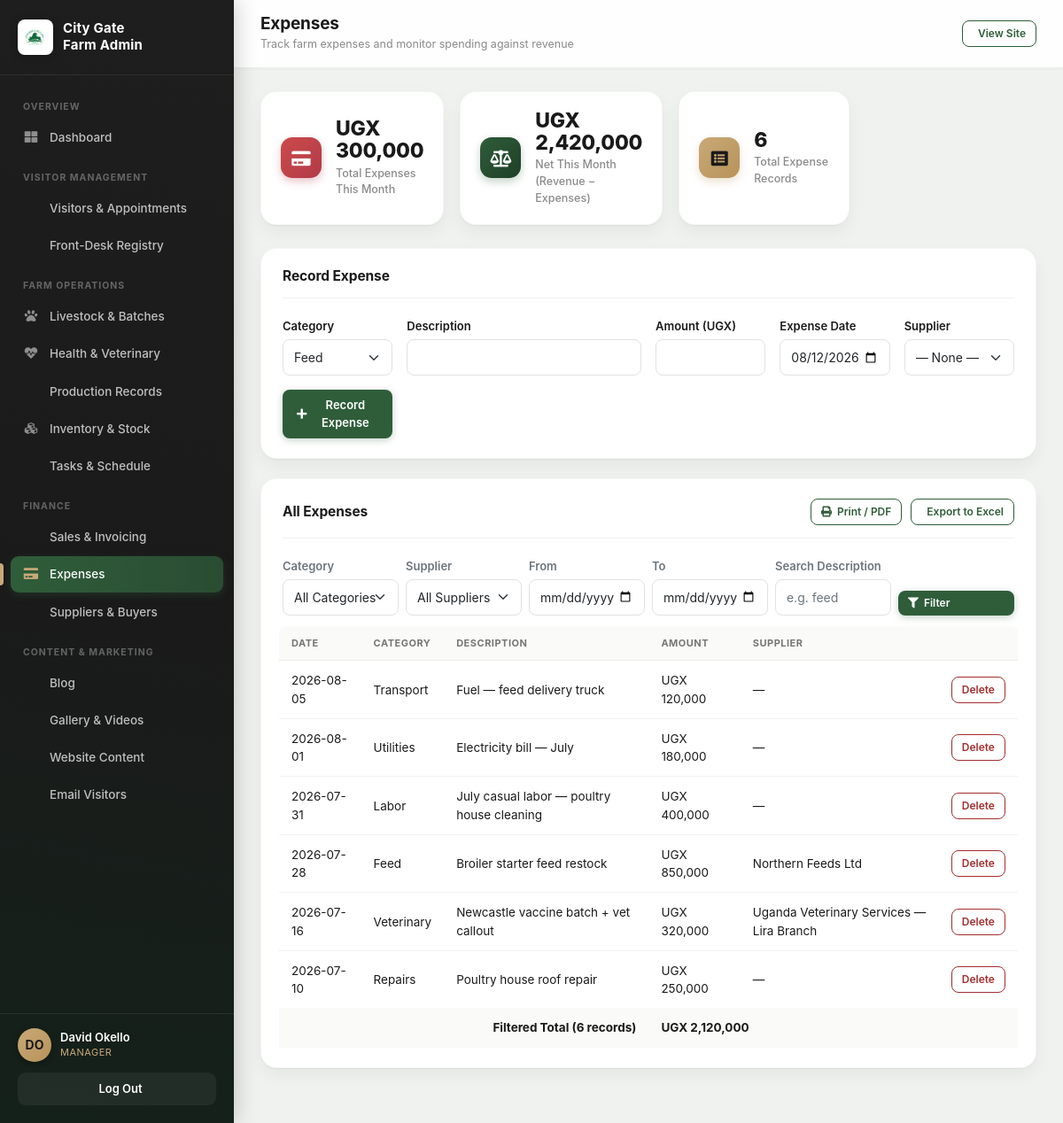
The page /admin/expenses.php (signed in) on the database its author committed.
### tables this page shows
CREATE TABLE `expenses` (
  `id` int(11) NOT NULL AUTO_INCREMENT,
  `category` enum('Feed','Labor','Veterinary','Utilities','Repairs','Transport','Other') NOT NULL,
  `description` varchar(255) NOT NULL,
  `amount` decimal(12,2) NOT NULL,
  `expense_date` date NOT NULL,
  `supplier_id` int(11) DEFAULT NULL,
  `recorded_by` int(11) DEFAULT NULL,
  `created_at` datetime NOT NULL DEFAULT current_timestamp(),
  PRIMARY KEY (`id`),
  KEY `supplier_id` (`supplier_id`),
  KEY `recorded_by` (`recorded_by`),
  CONSTRAINT `expenses_ibfk_1` FOREIGN KEY (`supplier_id`) REFERENCES `suppliers_buyers` (`id`) ON DELETE SET NULL,
  CONSTRAINT `expenses_ibfk_2` FOREIGN KEY (`recorded_by`) REFERENCES `users` (`id`) ON DELETE SET NULL
);

CREATE TABLE `suppliers_buyers` (
  `id` int(11) NOT NULL AUTO_INCREMENT,
  `name` varchar(150) NOT NULL,
  `type` enum('Supplier','Buyer','Both') NOT NULL DEFAULT 'Supplier',
  `contact_person` varchar(150) DEFAULT NULL,
  `phone` varchar(40) DEFAULT NULL,
  `email` varchar(190) DEFAULT NULL,
  `address` varchar(255) DEFAULT NULL,
  `category` varchar(80) DEFAULT NULL,
  `notes` text DEFAULT NULL,
  `created_at` datetime NOT NULL DEFAULT current_timestamp(),
  PRIMARY KEY (`id`)
);

### includes/auth.php (called while the page is built, shortened)
<?php
function cg_current_user(): ?array {
   return $_SESSION['cg_user'] ?? null;
}
function cg_access(string $module): string {
   $user = cg_current_user();
   return CG_PERMISSIONS[$module][$user['role']] ?? 'hidden';
}
function cg_can(string $module, string $action = 'view'): bool {
   $level = cg_access($module);
   if ($action === 'view') return $level === 'full' || $level === 'read';
   return $level === 'full';
}

### admin/expenses.php (the view, shortened to what this page needs)
<?php
require_once __DIR__ . '/includes/header.php';
$canEdit = cg_can('expenses', 'full');
function fmt_ugx($n) { return 'UGX ' . number_format((float) $n); }
$categoryFilter = $_GET['category'] ?? '';
$supplierFilter = (int) ($_GET['supplier_id'] ?? 0);
$fromFilter = $_GET['from'] ?? '';
$toFilter = $_GET['to'] ?? '';
$searchFilter = trim($_GET['q'] ?? '');
$where = [];
$params = [];
$whereSql = $where ? 'WHERE ' . implode(' AND ', $where) : '';
$queryStringNoPage = http_build_query(array_filter([
   'category' => $categoryFilter, 'supplier_id' => $supplierFilter ?: '', 'from' => $fromFilter, 'to' => $toFilter, 'q' => $searchFilter,
]));
$stmt = $pdo->prepare("SELECT e.*, s.name AS supplier_name FROM expenses e LEFT JOIN suppliers_buyers s ON e.supplier_id = s.id $whereSql ORDER BY e.expense_date DESC, e.id DESC");
$stmt->execute($params);
$expenses = $stmt->fetchAll();
$filteredTotal = array_sum(array_map(fn($e) => (float) $e['amount'], $expenses));
$expensesThisMonth = (float) $pdo->query("SELECT COALESCE(SUM(amount),0) FROM expenses WHERE MONTH(expense_date)=MONTH(CURDATE()) AND YEAR(expense_date)=YEAR(CURDATE())")->fetchColumn();
$revenueThisMonth = (float) $pdo->query("SELECT COALESCE(SUM(amount),0) FROM sales WHERE status='Paid' AND MONTH(sale_date)=MONTH(CURDATE()) AND YEAR(sale_date)=YEAR(CURDATE())")->fetchColumn();
$netThisMonth = $revenueThisMonth - $expensesThisMonth;
$totalRecords = (int) $pdo->query('SELECT COUNT(*) FROM expenses')->fetchColumn();
$today = date('Y-m-d');
?>
<div class="cg-stat-cards">
   <div class="cg-stat-card"><div class="cg-stat-card-icon rose"><i class="fa fa-credit-card"></i></div><div><div class="cg-stat-card-num"><?php echo fmt_ugx($expensesThisMonth); ?></div><div class="cg-stat-card-label">Total Expenses This Month</div></div></div>
   <div class="cg-stat-card"><div class="cg-stat-card-icon <?php echo $netThisMonth >= 0 ? '' : 'rose'; ?>"><i class="fa fa-balance-scale"></i></div><div><div class="cg-stat-card-num"><?php echo fmt_ugx($netThisMonth); ?></div><div class="cg-stat-card-label">Net This Month (Revenue &minus; Expenses)</div></div></div>
   <div class="cg-stat-card"><div class="cg-stat-card-icon gold"><i class="fa fa-list-alt"></i></div><div><div class="cg-stat-card-num"><?php echo $totalRecords; ?></div><div class="cg-stat-card-label">Total Expense Records</div></div></div>
</div>
<?php if ($canEdit): ?>
<div class="cg-panel">
   <div class="cg-panel-head"><h2>Record Expense</h2></div>
   <form method="post" class="row g-3">
      <div class="col-md-2">
         <label class="form-label">Category</label>
         <select name="category" class="form-select" required>
            <?php foreach (CG_EXPENSE_CATEGORIES as $c): ?>
            <option value="<?php echo $c; ?>" <?php echo (($_POST['category'] ?? '') === $c) ? 'selected' : ''; ?>><?php echo $c; ?></option>
            <?php endforeach; ?>
         </select>
      </div>
      <div class="col-md-4">
         <label class="form-label">Description</label>
         <input type="text" name="description" class="form-control" value="<?php echo htmlspecialchars($_POST['description'] ?? ''); ?>" required>
      </div>
      <div class="col-md-2">
         <label class="form-label">Amount (UGX)</label>
         <input type="number" min="0" step="any" name="amount" class="form-control" value="<?php echo htmlspecialchars($_POST['amount'] ?? ''); ?>" required>
      </div>
      <div class="col-md-2">
         <label class="form-label">Expense Date</label>
         <input type="date" name="expense_date" class="form-control" value="<?php echo htmlspecialchars($_POST['expense_date'] ?? $today); ?>" required>
      </div>
      <div class="col-md-2">
         <label class="form-label">Supplier</label>
         <select name="supplier_id" class="form-select">
            <option value="0">— None —</option>
         </select>
      </div>
      <div class="col-md-2 d-flex align-items-end">
         <button type="submit" class="cg-btn cg-btn-primary w-100"><i class="fa fa-plus"></i> Record Expense</button>
      </div>
   </form>
</div>
<?php endif; ?>
<div class="cg-panel">
   <div class="cg-panel-head">
      <h2>All Expenses</h2>
      <div style="display:flex;gap:10px;flex-wrap:wrap;">
         <a href="expenses-print.php?<?php echo htmlspecialchars($queryStringNoPage); ?>" target="_blank" class="cg-btn cg-btn-outline cg-btn-sm"><i class="fa fa-print"></i> Print / PDF</a>
         <a href="expenses-export.php?<?php echo htmlspecialchars($queryStringNoPage); ?>" class="cg-btn cg-btn-outline cg-btn-sm"><i class="fa fa-file-excel-o"></i> Export to Excel</a>
      </div>
   </div>
   <form method="get" class="row g-2 align-items-end mb-3">
      <div class="col-md-2">
         <label class="form-label small text-muted mb-1">Category</label>
         <select name="category" class="form-select form-select-sm">
            <option value="">All Categories</option>
         </select>
      </div>
      <div class="col-md-2">
         <label class="form-label small text-muted mb-1">Supplier</label>
         <select name="supplier_id" class="form-select form-select-sm">
            <option value="">All Suppliers</option>
         </select>
      </div>
      <div class="col-md-2">
         <label class="form-label small text-muted mb-1">From</label>
         <input type="date" name="from" class="form-control form-control-sm" value="<?php echo htmlspecialchars($fromFilter); ?>">
      </div>
      <div class="col-md-2">
         <label class="form-label small text-muted mb-1">To</label>
         <input type="date" name="to" class="form-control form-control-sm" value="<?php echo htmlspecialchars($toFilter); ?>">
      </div>
      <div class="col-md-2">
         <label class="form-label small text-muted mb-1">Search Description</label>
         <input type="text" name="q" class="form-control form-control-sm" placeholder="e.g. feed" value="<?php echo htmlspecialchars($searchFilter); ?>">
      </div>
      <div class="col-md-2 d-flex gap-2">
         <button type="submit" class="cg-btn cg-btn-primary cg-btn-sm w-100"><i class="fa fa-filter"></i> Filter</button>
      </div>
   </form>
   <div class="cg-table-wrap">
      <table class="cg-table">
         <thead><tr><th>Date</th><th>Category</th><th>Description</th><th>Amount</th><th>Supplier</th><?php if ($canEdit): ?><th></th><?php endif; ?></tr></thead>
         <tbody>
         <?php if (!$expenses): ?>
            <tr><td colspan="6" class="text-muted">No expenses match this filter.</td></tr>
         <?php else: foreach ($expenses as $e): ?>
            <tr>
               <td><?php echo htmlspecialchars($e['expense_date']); ?></td>
               <td><?php echo htmlspecialchars($e['category']); ?></td>
               <td><?php echo htmlspecialchars($e['description']); ?></td>
               <td><?php echo fmt_ugx($e['amount']); ?></td>
               <td><?php echo htmlspecialchars($e['supplier_name'] ?: '—'); ?></td>
               <?php if ($canEdit): ?>
               <td class="text-nowrap">
                  <form method="post" style="display:inline" onsubmit="return confirm('Delete this expense?');">
                     <button type="submit" class="cg-btn cg-btn-danger cg-btn-sm">Delete</button>
                  </form>
               </td>
               <?php endif; ?>
            </tr>
         <?php endforeach; endif; ?>
         </tbody>
         <?php if ($expenses): ?>
         <tfoot>
            <tr style="font-weight:700;background:#FAFAF8;">
               <td colspan="3" style="text-align:right;">Filtered Total (<?php echo count($expenses); ?> records)</td>
               <td colspan="<?php echo $canEdit ? 3 : 2; ?>"><?php echo fmt_ugx($filteredTotal); ?></td>
            </tr>
         </tfoot>
         <?php endif; ?>
      </table>
   </div>
</div>
<?php require_once __DIR__ . '/includes/footer.php'; ?>

### css/cg-theme.css (style rules this page uses)
:root { --farm-green: #2F5D3A; --farm-green-dark: #1F3F27; --cream: #FAF7F0; --earth: #C9A978; --charcoal: #1A1A1A; --white: #FFFFFF; --soft-shadow: 0 4px 14px rgba(26, 26, 26, 0.08); --cta-green: #C9A978; }
* { box-sizing: border-box; }
body { font-family: 'Inter', -apple-system, BlinkMacSystemFont, 'Segoe UI', sans-serif; color: var(--charcoal); background: var(--cream); overflow-x: hidden; }

### css/cg-admin.css (style rules this page uses)
.cg-admin-body { background: #F0F2EF; font-family: 'Inter', -apple-system, sans-serif; min-height: 100vh; }
.cg-stat-cards { display: grid; grid-template-columns: repeat(4, 1fr); gap: 18px; margin-bottom: 26px; }
.cg-stat-card { background: #fff; border-radius: 18px; padding: 20px 22px; box-shadow: 0 1px 2px rgba(26,26,26,0.04), 0 8px 20px rgba(26, 26, 26, 0.05); border: 1px solid rgba(26,26,26,0.04); display: flex; align-items: center; gap: 16px; transition: transform 0.2s ease, box-shadow 0.2s ease; }
.cg-stat-card-icon { width: 46px; height: 46px; border-radius: 13px; display: flex; align-items: center; justify-content: center; font-size: 19px; color: #fff; flex-shrink: 0; background: linear-gradient(135deg, var(--farm-green), var(--farm-green-dark)); box-shadow: 0 4px 10px rgba(47, 93, 58, 0.28); }
.cg-stat-card-icon.gold { background: linear-gradient(135deg, var(--earth), #b8935a); color: var(--charcoal); box-shadow: 0 4px 10px rgba(201, 169, 120, 0.35); }
.cg-stat-card-icon.rose { background: linear-gradient(135deg, #CB4B4B, #B23A48); box-shadow: 0 4px 10px rgba(178, 58, 72, 0.3); }
.cg-stat-card-num { font-size: 23px; font-weight: 800; color: var(--charcoal); line-height: 1.1; letter-spacing: -0.3px; }
.cg-stat-card-label { font-size: 12.5px; color: #8a8a8a; margin-top: 3px; font-weight: 500; }
.cg-panel { background: #fff; border-radius: 18px; box-shadow: 0 1px 2px rgba(26,26,26,0.04), 0 8px 20px rgba(26, 26, 26, 0.05); border: 1px solid rgba(26,26,26,0.04); padding: 22px 24px; margin-bottom: 22px; }
.cg-panel-head { display: flex; align-items: center; justify-content: space-between; margin-bottom: 18px; flex-wrap: wrap; gap: 10px; padding-bottom: 14px; border-bottom: 1px solid #f2f2ef; }
.cg-panel-head h2 { font-size: 15.5px; font-weight: 700; color: var(--charcoal); margin: 0; letter-spacing: -0.1px; }
.cg-table-wrap { overflow-x: auto; margin: -4px -4px 0; }
.cg-table { width: 100%; border-collapse: collapse; font-size: 13.5px; }
.cg-table th { text-align: left; padding: 11px 14px; background: #FAFAF8; color: #767676; font-weight: 700; font-size: 11px; text-transform: uppercase; letter-spacing: 0.5px; border-bottom: 1.5px solid #edeeeb; white-space: nowrap; }
.cg-table th:first-child { border-top-left-radius: 8px; }
.cg-table th:last-child { border-top-right-radius: 8px; }
.cg-table td { padding: 12px 14px; border-bottom: 1px solid #f3f3f0; color: var(--charcoal); vertical-align: middle; }
.cg-table tr:last-child td { border-bottom: none; }
.cg-btn { display: inline-flex; align-items: center; gap: 6px; padding: 8px 16px; border-radius: 8px; font-size: 13px; font-weight: 600; border: none; cursor: pointer; text-decoration: none; transition: all 0.2s ease; }
.cg-btn-primary { background: var(--farm-green); color: #fff; box-shadow: 0 2px 8px rgba(47, 93, 58, 0.28); }
.cg-btn-outline { background: #fff; color: var(--farm-green); border: 1.5px solid var(--farm-green); }
.cg-btn-danger { background: #fff; color: #A32E2E; border: 1.5px solid #A32E2E; }
.cg-btn-sm { padding: 5px 11px; font-size: 12px; }
.cg-admin-content .form-label { font-size: 13px; font-weight: 600; color: var(--charcoal); margin-bottom: 5px; }
.cg-admin-content .form-control, .cg-admin-content .form-select { border-radius: 8px; border: 1.5px solid #e2e2e2; font-size: 14px; padding: 9px 12px; }

### rows shown on the page
expenses: expense_date "2026-08-05", category "Transport", description "Fuel — feed delivery truck", amount "UGX 120,000", supplier_name "—"
expenses: expense_date "2026-08-01", category "Utilities", description "Electricity bill — July", amount "UGX 180,000", supplier_name "—"
expenses: expense_date "2026-07-31", category "Labor", description "July casual labor — poultry house cleaning", amount "UGX 400,000", supplier_name "—"
expenses: expense_date "2026-07-28", category "Feed", description "Broiler starter feed restock", amount "UGX 850,000", supplier.name "Northern Feeds Ltd"
expenses: expense_date "2026-07-16", category "Veterinary", description "Newcastle vaccine batch + vet callout", amount "UGX 320,000", supplier.name "Uganda Veterinary Services — Lira Branch"
expenses: expense_date "2026-07-10", category "Repairs", description "Poultry house roof repair", amount "UGX 250,000", supplier_name "—"

### other values the page prints
$groupLabel "OVERVIEW"
$item['label'] "Dashboard"
$groupLabel "VISITOR MANAGEMENT"
$item['label'] "Visitors & Appointments"
$item['label'] "Front-Desk Registry"
$groupLabel "FARM OPERATIONS"
$item['label'] "Livestock & Batches"
$item['label'] "Health & Veterinary"
$item['label'] "Production Records"
$item['label'] "Inventory & Stock"
$item['label'] "Tasks & Schedule"
$groupLabel "FINANCE"
$item['label'] "Sales & Invoicing"
$item['label'] "Expenses"
$item['label'] "Suppliers & Buyers"
